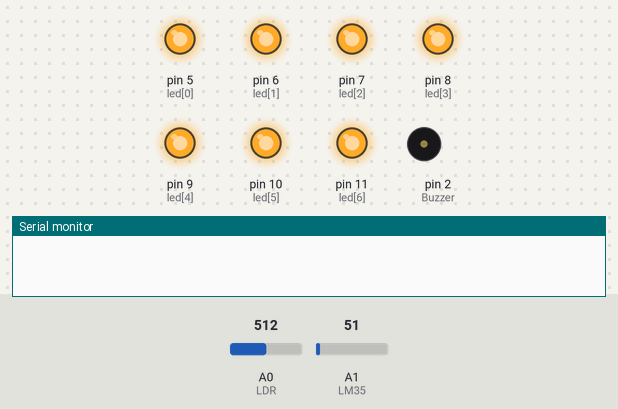
The sketch below on a simulated Arduino Uno, built with avr-gcc and run on an emulated ATmega328P. Shown: output pins drawn as LEDs (lit = HIGH), buzzer (waves = sounding, pin HIGH), the last lines printed to the serial monitor. The inputs (shaded band) are chosen by the test bench; at power-on: A1 (LM35) = 51, A0 (LDR) = 512.

Above: at 1.2 s.
1.3 s: A1 (LM35) set to 52
At 3.85 s:
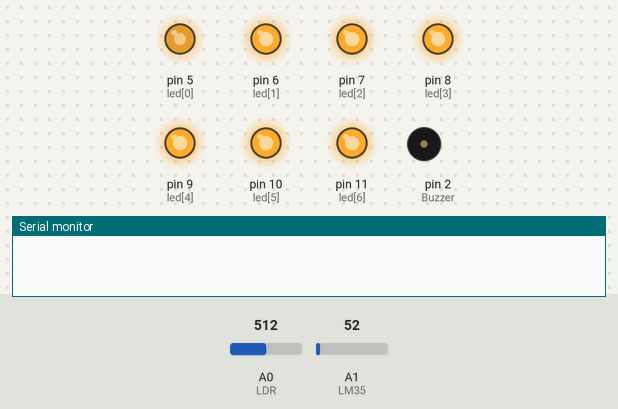
4.3 s: A0 (LDR) set to 214
7.3 s: A0 (LDR) set to 194
At 7.7 s:
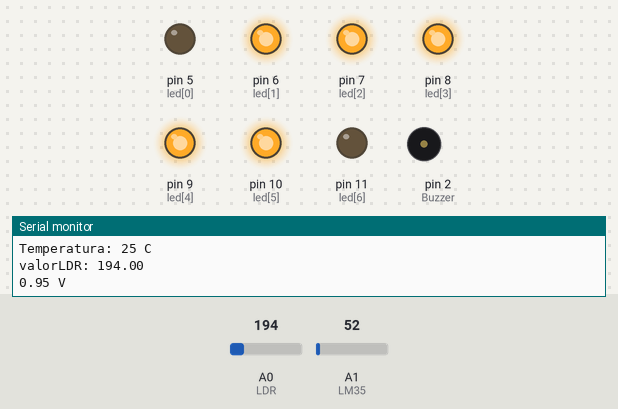
8.8 s: A1 (LM35) set to 61
At 11.7 s:
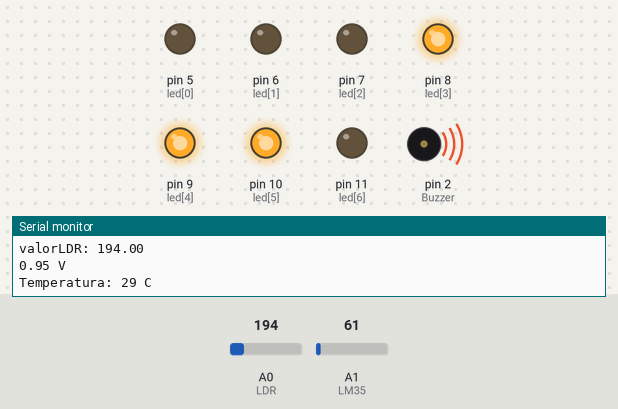
11.8 s: A1 (LM35) set to 30
At 14.7 s:
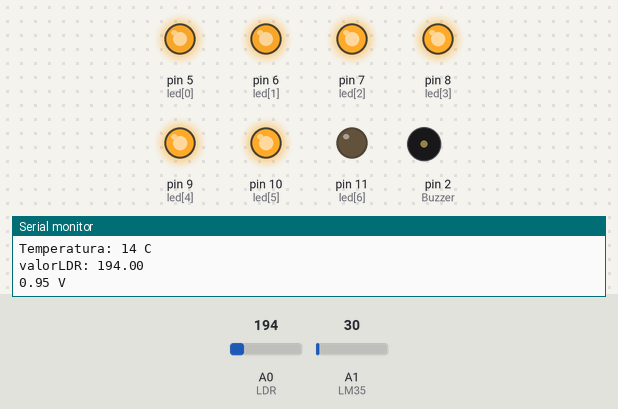
14.8 s: A0 (LDR) set to 245
At 15.3 s:
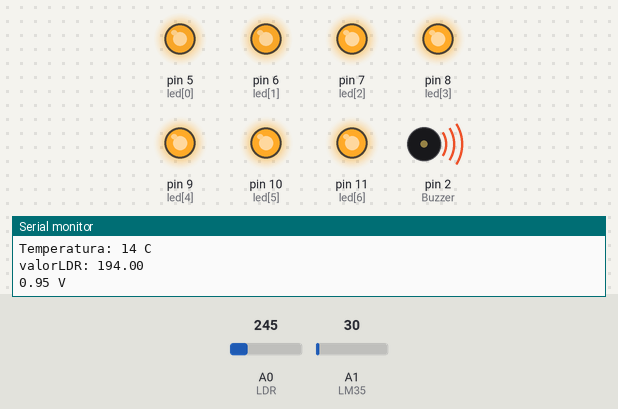
Timing chart, 0 to 18.8 s (numbered marks = the images above; inputs shaded):
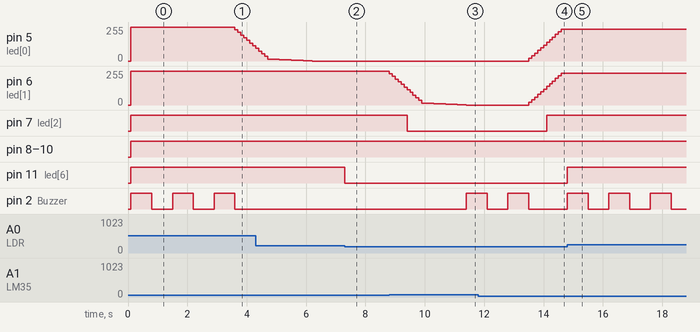

The sketch:

Ativ9EXTRAalarmeMultiproposito.ino
```cpp
const int LDR = 0;
const int LM35 = 1;
const int Buzzer = 2;
const int led[] = {
  5, 6, 7, 8, 9, 10, 11
};
float ValorLDR = 0;
float tensao = 0;
int ADClido = 0;
float temperatura = 0;
int pwm0 = 255;
int pwm1 = 255;
int pwm2 = 255;

int flagBuzzer = 0;
int flagBuzzer2 = 0;
int flagBuzzer3 = 1;
int tempAmbiente = 24;

int millisBase = 0;
int millisLed1 = 0;
int millisExibe = 0;
int millisBuzzer = 0;
int millisLuz1 = 0;

int contExibe = 0;
int contExibe2 = 0;

int tempo1 = 0;
int tempo2 = 0;
int tempo3 = 0;
int tempo4 = 0;
int tempoLed1 = 0;
int tempoLed2 = 0;
int tempoLed3 = 0;

char buf[20];

void setup() {
  Serial.begin(9600);
  for (int x = 0; x < 7 ; x++) {
    pinMode(led[x], OUTPUT);
  }
  pinMode(Buzzer, OUTPUT);
}

int exibe1(char texto[], int tempo)
{
  if (millis() >= tempo + 1000)
  {
    tempo = millis();
    Serial.println(texto);
  }
  return tempo;
}

void loop() {
  millisBase = millis();
  ValorLDR = analogRead(LDR);
  tensao = (float)(ValorLDR*5)/(float)1023;
  //tensao = 99;
  ADClido = analogRead(LM35);
  temperatura = ADClido * 0.4887585532;

  if (millisBase >= (millisLed1 + 100))
  {
    millisLed1 = millisBase;
    if ((int) temperatura > tempAmbiente)
    {
      if (pwm0 > 20)
        pwm0 -= 20;
      else if (pwm0 > 0)
        pwm0--;
    }
    else
    {
      if (pwm0 < 235)
        pwm0 += 20;
    }

    if ((int) temperatura > tempAmbiente + 1)
    {
      if (pwm1 > 20)
        pwm1 -= 20;
      else if (pwm1 > 0)
        pwm1--;
    }
    else
    {
      if (pwm1 < 235)
        pwm1 += 20;
    }

    if ((int) temperatura > tempAmbiente + 2)
    {
      if (pwm2 > 20)
        pwm2 -= 20;
      else if (pwm2 > 0)
      {
        pwm2--;
        if (pwm2 == 0)
        {
          flagBuzzer = 1;
        }
      }
    }
    else {
      //tempo1 = exibe1("entrou1", tempo1);
      if (pwm2 < 235)
      {
        //tempo2 = exibe1("entrou2", tempo2);
        pwm2 += 20;

      }
    }
    analogWrite(led[0], pwm0);
    analogWrite(led[1], pwm1);
    analogWrite(led[2], pwm2);

    contExibe2++;
    if(contExibe2 >= 10)
    {
      contExibe2= 0;
      Serial.print("Temperatura: ");
      Serial.print((int) temperatura);
      Serial.println(" C");
    }

    if (flagBuzzer == 1)
    {
      millisBuzzer = millisBase;
      //BUZZER APITAR 2 VEZES
      digitalWrite(Buzzer, HIGH);
      delay(700);
      digitalWrite(Buzzer, LOW);
      delay(700);
      digitalWrite(Buzzer, HIGH);
      delay(700);
      digitalWrite(Buzzer, LOW);
      flagBuzzer = 0;
    }
  }

  // LUMINOSIDADE
  if (millisBase >= (millisLuz1 + 100))
  {
    millisLuz1 = millisBase;
    if (ValorLDR > 50)
    {
      digitalWrite(led[3], HIGH);
    }
    else
    {
      digitalWrite(led[3], LOW);
    }

    if (ValorLDR > 100)
    {
      digitalWrite(led[4], HIGH);
    }
    else
    {
      digitalWrite(led[4], LOW);
    }

    if (ValorLDR > 150)
    {
      digitalWrite(led[5], HIGH);
    }
    else
    {
      digitalWrite(led[5], LOW);
    }

    if (ValorLDR > 200)
    {
      digitalWrite(led[6], HIGH);
      if (flagBuzzer3 == 1)
        flagBuzzer2 = 1;
      flagBuzzer3 = 0;
    }
    else
    {
      digitalWrite(led[6], LOW);
      flagBuzzer3 = 1;
    }


    //sprintf(buf, "%d", (int) tensao);
    //tempo4 = exibe1(buf, tempo4);
    contExibe++;
    if(contExibe >= 10)
    {
      contExibe = 0;
      Serial.print("valorLDR: ");
      Serial.println(ValorLDR);
      Serial.print(tensao);
      Serial.println(" V");
      Serial.println("");
    }

    tempo1 = exibe1("", tempo1);
    /*
        tempo3 = exibe1("", tempo3);
        sprintf(buf, "%d", (int) temperatura);
        tempo4 = exibe1(buf, tempo4);

        sprintf(buf, "%d", pwm0);
        tempoLed1 = exibe1(buf, tempoLed1);
        sprintf(buf, "%d", pwm1);
        tempoLed2 = exibe1(buf, tempoLed2);
        sprintf(buf, "%d", pwm2);
        tempoLed3 = exibe1(buf, tempoLed3);
    */

    if (flagBuzzer2 == 1)
    {
      //BUZZER APITAR 2 VEZES
      digitalWrite(Buzzer, HIGH);
      delay(700);
      digitalWrite(Buzzer, LOW);
      delay(700);
      digitalWrite(Buzzer, HIGH);
      delay(700);
      digitalWrite(Buzzer, LOW);
      delay(700);
      digitalWrite(Buzzer, HIGH);
      delay(700);
      digitalWrite(Buzzer, LOW);
      flagBuzzer2 = 0;
    }

  }

}
```

Measured:
- the behaviour switches between 51 and 52 on A1 (LM35) (found by bisection; images 0 and 1)
- the behaviour switches between 201 and 200 on A0 (LDR) (found by bisection; images 1 and 2)
- after the input at 1.3 s, pin 5 (led[0]): moves from 255/255 to 115/255 over 0.60 s, starting after 2.3 s
- after the input at 7.3 s, pin 11 (led[6]): HIGH → LOW at once
- after the input at 8.8 s, pin 6 (led[1]): moves from 255/255 to 0/255 over 2.6 s, starting at once; pin 7 (led[2]): HIGH → LOW after 0.60 s; pin 2 (Buzzer): LOW → HIGH after 2.6 s
- after the input at 11.8 s, pin 5 (led[0]), pin 6 (led[1]): moves from 0/255 to 240/255 over 1.1 s, starting after 1.7 s; pin 7 (led[2]): LOW → HIGH after 2.3 s
- after the input at 14.8 s, pin 11 (led[6]): LOW → HIGH at once; pin 2 (Buzzer): alternates HIGH for 0.70 s and LOW for 0.70 s, starting at once
- by itself, pin 2 (Buzzer): alternates HIGH for 0.70 s and LOW for 0.70 s
